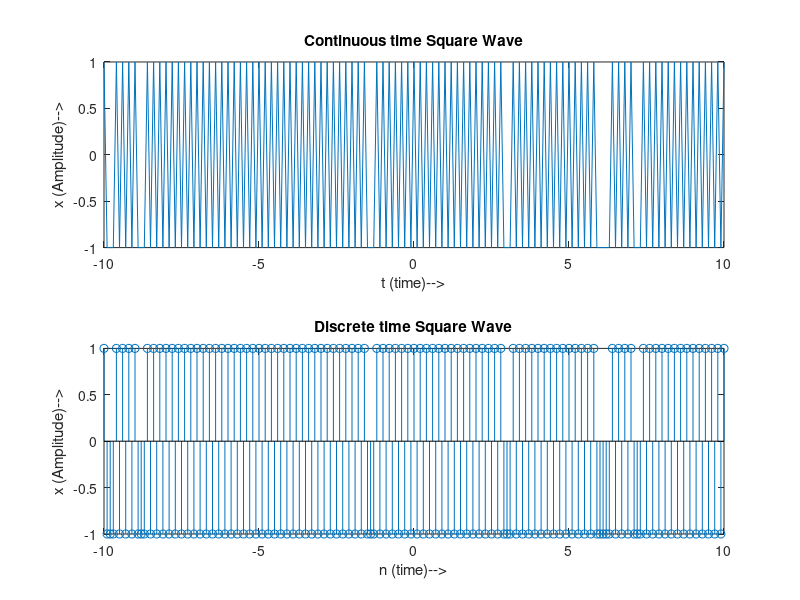

Write MATLAB code to recreate this figure.
clc
clear all

time=-10:0.1:10;

freq = input('Enter frequency: ');
duty = input('Enter Duty Cycle: ');

x = square(2*pi*freq*time,duty);

subplot(2,1,1);
plot(time, x);
title('Continuous time Square Wave');
xlabel('t (time)-->');
ylabel('x (Amplitude)-->');

subplot(2,1,2);
stem(time, x);
title('Discrete time Square Wave');
xlabel('n (time)-->');
ylabel('x (Amplitude)-->');
